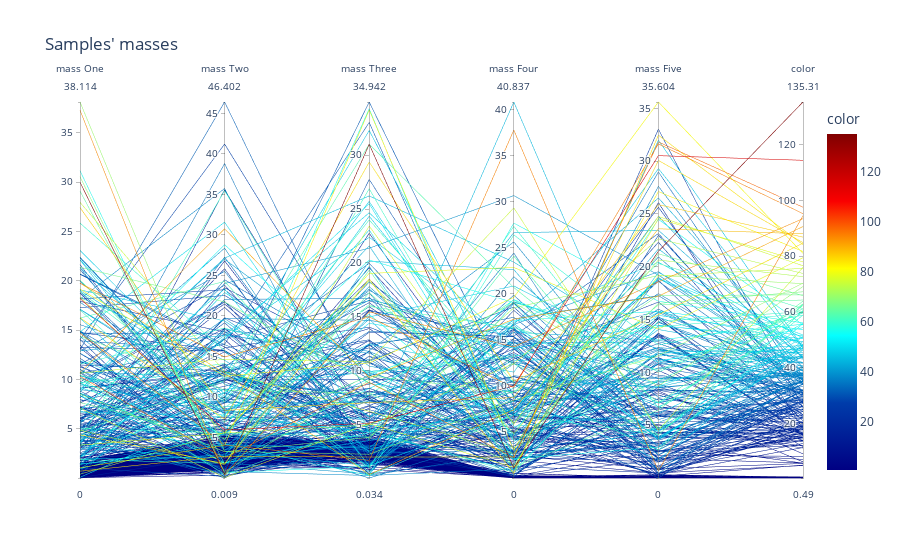
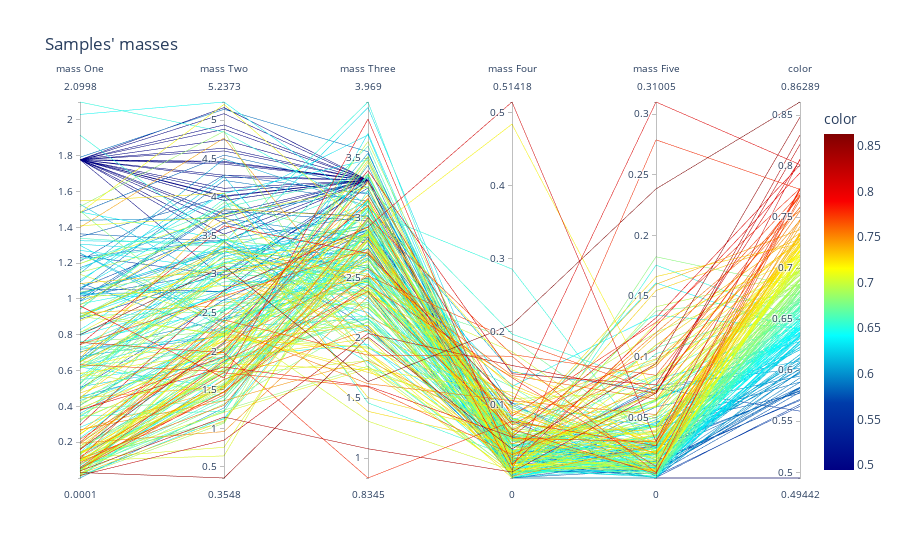

Notebook cell for these charts, in order:
### Markdown cell above
#### Masses

- Figure 1.
    
    The masses seem to describe a consistent behavior on their weights. 

- Figure 2. 

    This graph shows that masses might be a good tool to understand the behavior of the weights. It's confirmed that all weights but the second have a fixed optimal mass, and the last two are close to zero.

### Code cell
fig = px.parallel_coordinates(masses, title = "Samples' masses",
                            color = fitness,
                            labels=["mass One", "mass Two", "mass Three", "mass Four", "mass Five", "Fitness"],
                            color_continuous_scale=px.colors.sequential.Jet)
fig.show()
fig = px.parallel_coordinates(masses[optimal], title = "Samples' masses",
                            color = fitness[optimal],
                            labels=["mass One", "mass Two", "mass Three", "mass Four", "mass Five", "Fitness"],
                            color_continuous_scale=px.colors.sequential.Jet)
fig.show()

### Figure 1 — Plotly figure (JSON) as saved in the notebook; plotly's stock layout.template omitted (floating-point values rounded to 4 significant figures; data arrays with more than 128 entries replaced by an {"elided": "..."} marker saying what was removed)
{"data": [{"dimensions": [{"label": "mass One", "values": {"elided": "500 float values"}}, {"label": "mass Two", "values": {"elided": "500 float values"}}, {"label": "mass Three", "values": {"elided": "500 float values"}}, {"label": "mass Four", "values": {"elided": "500 float values"}}, {"label": "mass Five", "values": {"elided": "500 float values"}}, {"label": "color", "values": {"elided": "500 float values"}}], "domain": {"x": [0, 1], "y": [0, 1]}, "line": {"color": {"elided": "500 float values"}, "coloraxis": "coloraxis"}, "name": "", "type": "parcoords"}], "layout": {"coloraxis": {"colorbar": {"title": {"text": "color"}}, "colorscale": [[0, "rgb(0,0,131)"], [0.2, "rgb(0,60,170)"], [0.4, "rgb(5,255,255)"], [0.6, "rgb(255,255,0)"], [0.8, "rgb(250,0,0)"], [1, "rgb(128,0,0)"]]}, "legend": {"tracegroupgap": 0}, "title": {"text": "Samples' masses"}}}

### Figure 2 — Plotly figure (JSON) as saved in the notebook; plotly's stock layout.template omitted (floating-point values rounded to 4 significant figures; data arrays with more than 128 entries replaced by an {"elided": "..."} marker saying what was removed)
{"data": [{"dimensions": [{"label": "mass One", "values": {"elided": "250 float values"}}, {"label": "mass Two", "values": {"elided": "250 float values"}}, {"label": "mass Three", "values": {"elided": "250 float values"}}, {"label": "mass Four", "values": {"elided": "250 float values"}}, {"label": "mass Five", "values": {"elided": "250 float values"}}, {"label": "color", "values": {"elided": "250 float values"}}], "domain": {"x": [0, 1], "y": [0, 1]}, "line": {"color": {"elided": "250 float values"}, "coloraxis": "coloraxis"}, "name": "", "type": "parcoords"}], "layout": {"coloraxis": {"colorbar": {"title": {"text": "color"}}, "colorscale": [[0, "rgb(0,0,131)"], [0.2, "rgb(0,60,170)"], [0.4, "rgb(5,255,255)"], [0.6, "rgb(255,255,0)"], [0.8, "rgb(250,0,0)"], [1, "rgb(128,0,0)"]]}, "legend": {"tracegroupgap": 0}, "title": {"text": "Samples' masses"}}}
